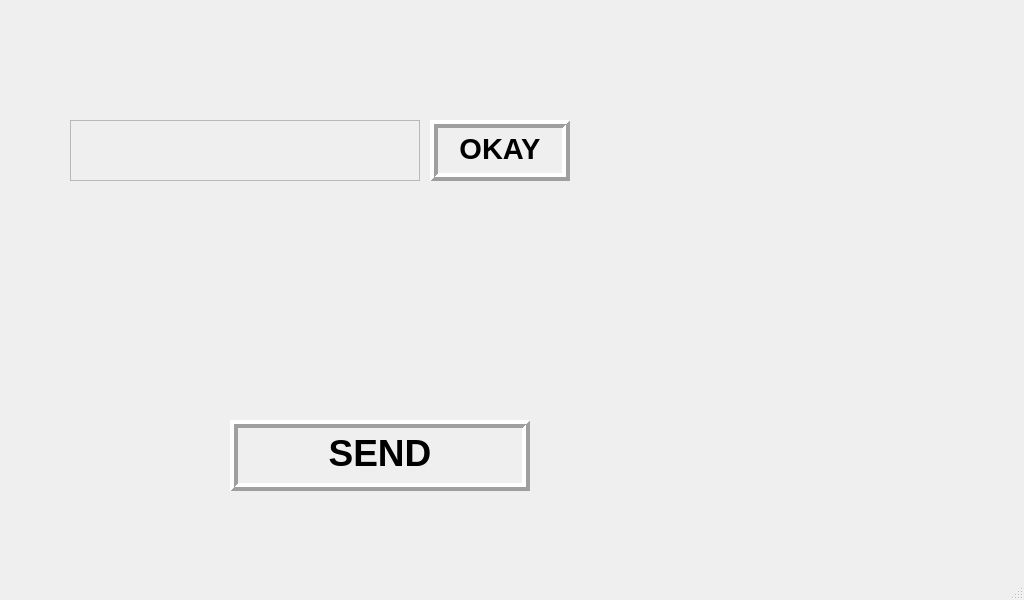
<?xml version="1.0" encoding="UTF-8"?>
<ui version="4.0">
 <class>MainWindow4</class>
 <widget class="QMainWindow" name="MainWindow4">
  <property name="geometry">
   <rect>
    <x>0</x>
    <y>0</y>
    <width>1024</width>
    <height>600</height>
   </rect>
  </property>
  <property name="windowTitle">
   <string>MainWindow</string>
  </property>
  <widget class="QWidget" name="centralwidget">
   <widget class="QLabel" name="label">
    <property name="geometry">
     <rect>
      <x>0</x>
      <y>0</y>
      <width>1024</width>
      <height>600</height>
     </rect>
    </property>
    <property name="text">
     <string/>
    </property>
    <property name="pixmap">
     <pixmap>pics/Standby.png</pixmap>
    </property>
    <property name="scaledContents">
     <bool>true</bool>
    </property>
   </widget>
   <widget class="QLabel" name="tex">
    <property name="geometry">
     <rect>
      <x>70</x>
      <y>120</y>
      <width>350</width>
      <height>61</height>
     </rect>
    </property>
    <property name="autoFillBackground">
     <bool>true</bool>
    </property>
    <property name="text">
     <string/>
    </property>
    <property name="scaledContents">
     <bool>false</bool>
    </property>
   </widget>
   <widget class="QLabel" name="label_2">
    <property name="geometry">
     <rect>
      <x>110</x>
      <y>230</y>
      <width>355</width>
      <height>82</height>
     </rect>
    </property>
    <property name="text">
     <string/>
    </property>
    <property name="pixmap">
     <pixmap>pics/1 (355 × 82 px) (1).png</pixmap>
    </property>
    <property name="scaledContents">
     <bool>true</bool>
    </property>
   </widget>
   <widget class="QPushButton" name="enter">
    <property name="geometry">
     <rect>
      <x>230</x>
      <y>420</y>
      <width>301</width>
      <height>71</height>
     </rect>
    </property>
    <property name="palette">
     <palette>
      <active>
       <colorrole role="Button">
        <brush brushstyle="SolidPattern">
         <color alpha="255">
          <red>255</red>
          <green>255</green>
          <blue>255</blue>
         </color>
        </brush>
       </colorrole>
       <colorrole role="Base">
        <brush brushstyle="SolidPattern">
         <color alpha="255">
          <red>0</red>
          <green>255</green>
          <blue>255</blue>
         </color>
        </brush>
       </colorrole>
      </active>
      <inactive>
       <colorrole role="Button">
        <brush brushstyle="SolidPattern">
         <color alpha="255">
          <red>255</red>
          <green>255</green>
          <blue>255</blue>
         </color>
        </brush>
       </colorrole>
       <colorrole role="Base">
        <brush brushstyle="SolidPattern">
         <color alpha="255">
          <red>0</red>
          <green>255</green>
          <blue>255</blue>
         </color>
        </brush>
       </colorrole>
      </inactive>
      <disabled>
       <colorrole role="Button">
        <brush brushstyle="SolidPattern">
         <color alpha="255">
          <red>255</red>
          <green>255</green>
          <blue>255</blue>
         </color>
        </brush>
       </colorrole>
       <colorrole role="Base">
        <brush brushstyle="SolidPattern">
         <color alpha="255">
          <red>240</red>
          <green>240</green>
          <blue>240</blue>
         </color>
        </brush>
       </colorrole>
      </disabled>
     </palette>
    </property>
    <property name="autoFillBackground">
     <bool>false</bool>
    </property>
    <property name="styleSheet">
     <string notr="true">font: 75 28pt &quot;MS Shell Dlg 2&quot;;
</string>
    </property>
    <property name="text">
     <string/>
    </property>
    <property name="iconSize">
     <size>
      <width>100</width>
      <height>100</height>
     </size>
    </property>
    <property name="autoDefault">
     <bool>false</bool>
    </property>
    <property name="default">
     <bool>false</bool>
    </property>
    <property name="flat">
     <bool>true</bool>
    </property>
   </widget>
   <widget class="QPushButton" name="Retry">
    <property name="enabled">
     <bool>true</bool>
    </property>
    <property name="geometry">
     <rect>
      <x>430</x>
      <y>120</y>
      <width>140</width>
      <height>61</height>
     </rect>
    </property>
    <property name="palette">
     <palette>
      <active>
       <colorrole role="Button">
        <brush brushstyle="SolidPattern">
         <color alpha="255">
          <red>85</red>
          <green>170</green>
          <blue>255</blue>
         </color>
        </brush>
       </colorrole>
      </active>
      <inactive>
       <colorrole role="Button">
        <brush brushstyle="SolidPattern">
         <color alpha="255">
          <red>85</red>
          <green>170</green>
          <blue>255</blue>
         </color>
        </brush>
       </colorrole>
      </inactive>
      <disabled>
       <colorrole role="Button">
        <brush brushstyle="SolidPattern">
         <color alpha="255">
          <red>85</red>
          <green>170</green>
          <blue>255</blue>
         </color>
        </brush>
       </colorrole>
      </disabled>
     </palette>
    </property>
    <property name="autoFillBackground">
     <bool>false</bool>
    </property>
    <property name="styleSheet">
     <string notr="true">
font: 75 24pt &quot;MS Shell Dlg 2&quot;;</string>
    </property>
    <property name="text">
     <string/>
    </property>
    <property name="iconSize">
     <size>
      <width>100</width>
      <height>100</height>
     </size>
    </property>
    <property name="flat">
     <bool>true</bool>
    </property>
   </widget>
   <widget class="QPushButton" name="b1">
    <property name="geometry">
     <rect>
      <x>660</x>
      <y>110</y>
      <width>88</width>
      <height>88</height>
     </rect>
    </property>
    <property name="text">
     <string/>
    </property>
    <property name="icon">
     <iconset>
      <normaloff>pics/1 (88 × 88 px).png</normaloff>pics/1 (88 × 88 px).png</iconset>
    </property>
    <property name="iconSize">
     <size>
      <width>88</width>
      <height>88</height>
     </size>
    </property>
    <property name="flat">
     <bool>true</bool>
    </property>
   </widget>
   <widget class="QPushButton" name="b2">
    <property name="geometry">
     <rect>
      <x>780</x>
      <y>110</y>
      <width>88</width>
      <height>88</height>
     </rect>
    </property>
    <property name="text">
     <string/>
    </property>
    <property name="icon">
     <iconset>
      <normaloff>pics/1 (88 × 88 px) (1).png</normaloff>pics/1 (88 × 88 px) (1).png</iconset>
    </property>
    <property name="iconSize">
     <size>
      <width>88</width>
      <height>88</height>
     </size>
    </property>
    <property name="flat">
     <bool>true</bool>
    </property>
   </widget>
   <widget class="QPushButton" name="b3">
    <property name="geometry">
     <rect>
      <x>900</x>
      <y>110</y>
      <width>88</width>
      <height>88</height>
     </rect>
    </property>
    <property name="text">
     <string/>
    </property>
    <property name="icon">
     <iconset>
      <normaloff>pics/1 (88 × 88 px) (2).png</normaloff>pics/1 (88 × 88 px) (2).png</iconset>
    </property>
    <property name="iconSize">
     <size>
      <width>88</width>
      <height>88</height>
     </size>
    </property>
    <property name="flat">
     <bool>true</bool>
    </property>
   </widget>
   <widget class="QPushButton" name="b4">
    <property name="geometry">
     <rect>
      <x>660</x>
      <y>220</y>
      <width>88</width>
      <height>88</height>
     </rect>
    </property>
    <property name="text">
     <string/>
    </property>
    <property name="icon">
     <iconset>
      <normaloff>pics/1 (88 × 88 px) (3).png</normaloff>pics/1 (88 × 88 px) (3).png</iconset>
    </property>
    <property name="iconSize">
     <size>
      <width>88</width>
      <height>88</height>
     </size>
    </property>
    <property name="flat">
     <bool>true</bool>
    </property>
   </widget>
   <widget class="QPushButton" name="b5">
    <property name="geometry">
     <rect>
      <x>780</x>
      <y>220</y>
      <width>88</width>
      <height>88</height>
     </rect>
    </property>
    <property name="text">
     <string/>
    </property>
    <property name="icon">
     <iconset>
      <normaloff>pics/1 (88 × 88 px) (4).png</normaloff>pics/1 (88 × 88 px) (4).png</iconset>
    </property>
    <property name="iconSize">
     <size>
      <width>88</width>
      <height>88</height>
     </size>
    </property>
    <property name="flat">
     <bool>true</bool>
    </property>
   </widget>
   <widget class="QPushButton" name="b6">
    <property name="geometry">
     <rect>
      <x>900</x>
      <y>220</y>
      <width>88</width>
      <height>88</height>
     </rect>
    </property>
    <property name="text">
     <string/>
    </property>
    <property name="icon">
     <iconset>
      <normaloff>pics/1 (88 × 88 px) (5).png</normaloff>pics/1 (88 × 88 px) (5).png</iconset>
    </property>
    <property name="iconSize">
     <size>
      <width>88</width>
      <height>88</height>
     </size>
    </property>
    <property name="flat">
     <bool>true</bool>
    </property>
   </widget>
   <widget class="QPushButton" name="b7">
    <property name="geometry">
     <rect>
      <x>660</x>
      <y>330</y>
      <width>88</width>
      <height>88</height>
     </rect>
    </property>
    <property name="text">
     <string/>
    </property>
    <property name="icon">
     <iconset>
      <normaloff>pics/1 (88 × 88 px) (6).png</normaloff>pics/1 (88 × 88 px) (6).png</iconset>
    </property>
    <property name="iconSize">
     <size>
      <width>88</width>
      <height>88</height>
     </size>
    </property>
    <property name="flat">
     <bool>true</bool>
    </property>
   </widget>
   <widget class="QPushButton" name="b8">
    <property name="geometry">
     <rect>
      <x>780</x>
      <y>330</y>
      <width>88</width>
      <height>88</height>
     </rect>
    </property>
    <property name="text">
     <string/>
    </property>
    <property name="icon">
     <iconset>
      <normaloff>pics/1 (88 × 88 px) (7).png</normaloff>pics/1 (88 × 88 px) (7).png</iconset>
    </property>
    <property name="iconSize">
     <size>
      <width>88</width>
      <height>88</height>
     </size>
    </property>
    <property name="flat">
     <bool>true</bool>
    </property>
   </widget>
   <widget class="QPushButton" name="b9">
    <property name="geometry">
     <rect>
      <x>900</x>
      <y>330</y>
      <width>88</width>
      <height>88</height>
     </rect>
    </property>
    <property name="text">
     <string/>
    </property>
    <property name="icon">
     <iconset>
      <normaloff>pics/1 (88 × 88 px) (8).png</normaloff>pics/1 (88 × 88 px) (8).png</iconset>
    </property>
    <property name="iconSize">
     <size>
      <width>88</width>
      <height>88</height>
     </size>
    </property>
    <property name="flat">
     <bool>true</bool>
    </property>
   </widget>
   <widget class="QPushButton" name="b0">
    <property name="geometry">
     <rect>
      <x>780</x>
      <y>440</y>
      <width>88</width>
      <height>88</height>
     </rect>
    </property>
    <property name="text">
     <string/>
    </property>
    <property name="icon">
     <iconset>
      <normaloff>pics/1 (88 × 88 px) (9).png</normaloff>pics/1 (88 × 88 px) (9).png</iconset>
    </property>
    <property name="iconSize">
     <size>
      <width>88</width>
      <height>88</height>
     </size>
    </property>
    <property name="flat">
     <bool>true</bool>
    </property>
   </widget>
   <widget class="QPushButton" name="Del">
    <property name="geometry">
     <rect>
      <x>900</x>
      <y>440</y>
      <width>88</width>
      <height>88</height>
     </rect>
    </property>
    <property name="text">
     <string/>
    </property>
    <property name="icon">
     <iconset>
      <normaloff>pics/1 (88 × 88 px) (10).png</normaloff>pics/1 (88 × 88 px) (10).png</iconset>
    </property>
    <property name="iconSize">
     <size>
      <width>88</width>
      <height>88</height>
     </size>
    </property>
    <property name="flat">
     <bool>true</bool>
    </property>
   </widget>
   <widget class="QTextEdit" name="textEdit">
    <property name="geometry">
     <rect>
      <x>70</x>
      <y>120</y>
      <width>350</width>
      <height>61</height>
     </rect>
    </property>
    <property name="palette">
     <palette>
      <active>
       <colorrole role="Base">
        <brush brushstyle="SolidPattern">
         <color alpha="0">
          <red>0</red>
          <green>255</green>
          <blue>0</blue>
         </color>
        </brush>
       </colorrole>
      </active>
      <inactive>
       <colorrole role="Base">
        <brush brushstyle="SolidPattern">
         <color alpha="0">
          <red>0</red>
          <green>255</green>
          <blue>0</blue>
         </color>
        </brush>
       </colorrole>
      </inactive>
      <disabled>
       <colorrole role="Base">
        <brush brushstyle="SolidPattern">
         <color alpha="255">
          <red>240</red>
          <green>240</green>
          <blue>240</blue>
         </color>
        </brush>
       </colorrole>
      </disabled>
     </palette>
    </property>
    <property name="font">
     <font>
      <pointsize>24</pointsize>
      <weight>75</weight>
      <bold>true</bold>
     </font>
    </property>
    <property name="readOnly">
     <bool>true</bool>
    </property>
    <property name="html">
     <string>&lt;!DOCTYPE HTML PUBLIC &quot;-//W3C//DTD HTML 4.0//EN&quot; &quot;http://www.w3.org/TR/REC-html40/strict.dtd&quot;&gt;
&lt;html&gt;&lt;head&gt;&lt;meta name=&quot;qrichtext&quot; content=&quot;1&quot; /&gt;&lt;style type=&quot;text/css&quot;&gt;
p, li { white-space: pre-wrap; }
&lt;/style&gt;&lt;/head&gt;&lt;body style=&quot; font-family:'MS Shell Dlg 2'; font-size:24pt; font-weight:600; font-style:normal;&quot;&gt;
&lt;p style=&quot;-qt-paragraph-type:empty; margin-top:0px; margin-bottom:0px; margin-left:0px; margin-right:0px; -qt-block-indent:0; text-indent:0px; font-size:22pt;&quot;&gt;&lt;br /&gt;&lt;/p&gt;&lt;/body&gt;&lt;/html&gt;</string>
    </property>
   </widget>
   <widget class="QTextEdit" name="username">
    <property name="geometry">
     <rect>
      <x>80</x>
      <y>310</y>
      <width>400</width>
      <height>82</height>
     </rect>
    </property>
    <property name="palette">
     <palette>
      <active>
       <colorrole role="Base">
        <brush brushstyle="SolidPattern">
         <color alpha="0">
          <red>255</red>
          <green>255</green>
          <blue>255</blue>
         </color>
        </brush>
       </colorrole>
      </active>
      <inactive>
       <colorrole role="Base">
        <brush brushstyle="SolidPattern">
         <color alpha="0">
          <red>255</red>
          <green>255</green>
          <blue>255</blue>
         </color>
        </brush>
       </colorrole>
      </inactive>
      <disabled>
       <colorrole role="Base">
        <brush brushstyle="SolidPattern">
         <color alpha="255">
          <red>240</red>
          <green>240</green>
          <blue>240</blue>
         </color>
        </brush>
       </colorrole>
      </disabled>
     </palette>
    </property>
    <property name="font">
     <font>
      <pointsize>24</pointsize>
      <weight>75</weight>
      <bold>true</bold>
      <stylestrategy>NoAntialias</stylestrategy>
     </font>
    </property>
    <property name="frameShape">
     <enum>QFrame::NoFrame</enum>
    </property>
    <property name="lineWrapMode">
     <enum>QTextEdit::WidgetWidth</enum>
    </property>
    <property name="readOnly">
     <bool>true</bool>
    </property>
    <property name="html">
     <string>&lt;!DOCTYPE HTML PUBLIC &quot;-//W3C//DTD HTML 4.0//EN&quot; &quot;http://www.w3.org/TR/REC-html40/strict.dtd&quot;&gt;
&lt;html&gt;&lt;head&gt;&lt;meta name=&quot;qrichtext&quot; content=&quot;1&quot; /&gt;&lt;style type=&quot;text/css&quot;&gt;
p, li { white-space: pre-wrap; }
&lt;/style&gt;&lt;/head&gt;&lt;body style=&quot; font-family:'MS Shell Dlg 2'; font-size:24pt; font-weight:600; font-style:normal;&quot;&gt;
&lt;p align=&quot;center&quot; style=&quot;-qt-paragraph-type:empty; margin-top:0px; margin-bottom:0px; margin-left:0px; margin-right:0px; -qt-block-indent:0; text-indent:0px;&quot;&gt;&lt;br /&gt;&lt;/p&gt;&lt;/body&gt;&lt;/html&gt;</string>
    </property>
   </widget>
   <widget class="QTextBrowser" name="textBrowser">
    <property name="geometry">
     <rect>
      <x>230</x>
      <y>420</y>
      <width>300</width>
      <height>71</height>
     </rect>
    </property>
    <property name="palette">
     <palette>
      <active>
       <colorrole role="Base">
        <brush brushstyle="SolidPattern">
         <color alpha="0">
          <red>255</red>
          <green>255</green>
          <blue>255</blue>
         </color>
        </brush>
       </colorrole>
      </active>
      <inactive>
       <colorrole role="Base">
        <brush brushstyle="SolidPattern">
         <color alpha="0">
          <red>255</red>
          <green>255</green>
          <blue>255</blue>
         </color>
        </brush>
       </colorrole>
      </inactive>
      <disabled>
       <colorrole role="Base">
        <brush brushstyle="SolidPattern">
         <color alpha="255">
          <red>240</red>
          <green>240</green>
          <blue>240</blue>
         </color>
        </brush>
       </colorrole>
      </disabled>
     </palette>
    </property>
    <property name="autoFillBackground">
     <bool>false</bool>
    </property>
    <property name="frameShape">
     <enum>QFrame::Box</enum>
    </property>
    <property name="frameShadow">
     <enum>QFrame::Raised</enum>
    </property>
    <property name="lineWidth">
     <number>4</number>
    </property>
    <property name="html">
     <string>&lt;!DOCTYPE HTML PUBLIC &quot;-//W3C//DTD HTML 4.0//EN&quot; &quot;http://www.w3.org/TR/REC-html40/strict.dtd&quot;&gt;
&lt;html&gt;&lt;head&gt;&lt;meta name=&quot;qrichtext&quot; content=&quot;1&quot; /&gt;&lt;style type=&quot;text/css&quot;&gt;
p, li { white-space: pre-wrap; }
&lt;/style&gt;&lt;/head&gt;&lt;body style=&quot; font-family:'MS Shell Dlg 2'; font-size:8pt; font-weight:400; font-style:normal;&quot;&gt;
&lt;p align=&quot;center&quot; style=&quot; margin-top:0px; margin-bottom:0px; margin-left:0px; margin-right:0px; -qt-block-indent:0; text-indent:0px;&quot;&gt;&lt;span style=&quot; font-size:28pt; font-weight:600; color:#000000;&quot;&gt;SEND&lt;/span&gt;&lt;/p&gt;&lt;/body&gt;&lt;/html&gt;</string>
    </property>
   </widget>
   <widget class="QTextBrowser" name="textBrowser_3">
    <property name="geometry">
     <rect>
      <x>430</x>
      <y>120</y>
      <width>140</width>
      <height>61</height>
     </rect>
    </property>
    <property name="palette">
     <palette>
      <active>
       <colorrole role="Base">
        <brush brushstyle="SolidPattern">
         <color alpha="0">
          <red>255</red>
          <green>255</green>
          <blue>255</blue>
         </color>
        </brush>
       </colorrole>
      </active>
      <inactive>
       <colorrole role="Base">
        <brush brushstyle="SolidPattern">
         <color alpha="0">
          <red>255</red>
          <green>255</green>
          <blue>255</blue>
         </color>
        </brush>
       </colorrole>
      </inactive>
      <disabled>
       <colorrole role="Base">
        <brush brushstyle="SolidPattern">
         <color alpha="255">
          <red>240</red>
          <green>240</green>
          <blue>240</blue>
         </color>
        </brush>
       </colorrole>
      </disabled>
     </palette>
    </property>
    <property name="frameShape">
     <enum>QFrame::Box</enum>
    </property>
    <property name="frameShadow">
     <enum>QFrame::Raised</enum>
    </property>
    <property name="lineWidth">
     <number>4</number>
    </property>
    <property name="html">
     <string>&lt;!DOCTYPE HTML PUBLIC &quot;-//W3C//DTD HTML 4.0//EN&quot; &quot;http://www.w3.org/TR/REC-html40/strict.dtd&quot;&gt;
&lt;html&gt;&lt;head&gt;&lt;meta name=&quot;qrichtext&quot; content=&quot;1&quot; /&gt;&lt;style type=&quot;text/css&quot;&gt;
p, li { white-space: pre-wrap; }
&lt;/style&gt;&lt;/head&gt;&lt;body style=&quot; font-family:'MS Shell Dlg 2'; font-size:8pt; font-weight:400; font-style:normal;&quot;&gt;
&lt;p align=&quot;center&quot; style=&quot; margin-top:0px; margin-bottom:0px; margin-left:0px; margin-right:0px; -qt-block-indent:0; text-indent:0px;&quot;&gt;&lt;span style=&quot; font-size:22pt; font-weight:600;&quot;&gt;OKAY&lt;/span&gt;&lt;/p&gt;&lt;/body&gt;&lt;/html&gt;</string>
    </property>
   </widget>
   <widget class="QPushButton" name="cross">
    <property name="geometry">
     <rect>
      <x>50</x>
      <y>480</y>
      <width>75</width>
      <height>75</height>
     </rect>
    </property>
    <property name="text">
     <string/>
    </property>
    <property name="icon">
     <iconset>
      <normaloff>pics/1 (400 × 400 px).png</normaloff>pics/1 (400 × 400 px).png</iconset>
    </property>
    <property name="iconSize">
     <size>
      <width>75</width>
      <height>75</height>
     </size>
    </property>
    <property name="flat">
     <bool>true</bool>
    </property>
   </widget>
   <widget class="QTextEdit" name="time">
    <property name="geometry">
     <rect>
      <x>810</x>
      <y>30</y>
      <width>160</width>
      <height>40</height>
     </rect>
    </property>
    <property name="palette">
     <palette>
      <active>
       <colorrole role="Base">
        <brush brushstyle="SolidPattern">
         <color alpha="0">
          <red>255</red>
          <green>255</green>
          <blue>255</blue>
         </color>
        </brush>
       </colorrole>
      </active>
      <inactive>
       <colorrole role="Base">
        <brush brushstyle="SolidPattern">
         <color alpha="0">
          <red>255</red>
          <green>255</green>
          <blue>255</blue>
         </color>
        </brush>
       </colorrole>
      </inactive>
      <disabled>
       <colorrole role="Base">
        <brush brushstyle="SolidPattern">
         <color alpha="255">
          <red>240</red>
          <green>240</green>
          <blue>240</blue>
         </color>
        </brush>
       </colorrole>
      </disabled>
     </palette>
    </property>
    <property name="font">
     <font>
      <pointsize>16</pointsize>
      <weight>75</weight>
      <bold>true</bold>
     </font>
    </property>
    <property name="frameShape">
     <enum>QFrame::NoFrame</enum>
    </property>
    <property name="readOnly">
     <bool>true</bool>
    </property>
   </widget>
   <widget class="QTextEdit" name="date">
    <property name="enabled">
     <bool>true</bool>
    </property>
    <property name="geometry">
     <rect>
      <x>20</x>
      <y>30</y>
      <width>200</width>
      <height>40</height>
     </rect>
    </property>
    <property name="palette">
     <palette>
      <active>
       <colorrole role="Base">
        <brush brushstyle="SolidPattern">
         <color alpha="0">
          <red>255</red>
          <green>255</green>
          <blue>255</blue>
         </color>
        </brush>
       </colorrole>
      </active>
      <inactive>
       <colorrole role="Base">
        <brush brushstyle="SolidPattern">
         <color alpha="0">
          <red>255</red>
          <green>255</green>
          <blue>255</blue>
         </color>
        </brush>
       </colorrole>
      </inactive>
      <disabled>
       <colorrole role="Base">
        <brush brushstyle="SolidPattern">
         <color alpha="255">
          <red>240</red>
          <green>240</green>
          <blue>240</blue>
         </color>
        </brush>
       </colorrole>
      </disabled>
     </palette>
    </property>
    <property name="font">
     <font>
      <pointsize>16</pointsize>
      <weight>75</weight>
      <bold>true</bold>
     </font>
    </property>
    <property name="frameShape">
     <enum>QFrame::NoFrame</enum>
    </property>
    <property name="readOnly">
     <bool>true</bool>
    </property>
   </widget>
   <zorder>label</zorder>
   <zorder>tex</zorder>
   <zorder>label_2</zorder>
   <zorder>b1</zorder>
   <zorder>b2</zorder>
   <zorder>b3</zorder>
   <zorder>b4</zorder>
   <zorder>b5</zorder>
   <zorder>b6</zorder>
   <zorder>b7</zorder>
   <zorder>b8</zorder>
   <zorder>b9</zorder>
   <zorder>b0</zorder>
   <zorder>Del</zorder>
   <zorder>textEdit</zorder>
   <zorder>username</zorder>
   <zorder>textBrowser</zorder>
   <zorder>cross</zorder>
   <zorder>time</zorder>
   <zorder>date</zorder>
   <zorder>textBrowser_3</zorder>
   <zorder>Retry</zorder>
   <zorder>enter</zorder>
  </widget>
  <widget class="QMenuBar" name="menubar">
   <property name="geometry">
    <rect>
     <x>0</x>
     <y>0</y>
     <width>1024</width>
     <height>21</height>
    </rect>
   </property>
  </widget>
  <widget class="QStatusBar" name="statusbar"/>
 </widget>
 <resources/>
 <connections/>
</ui>
